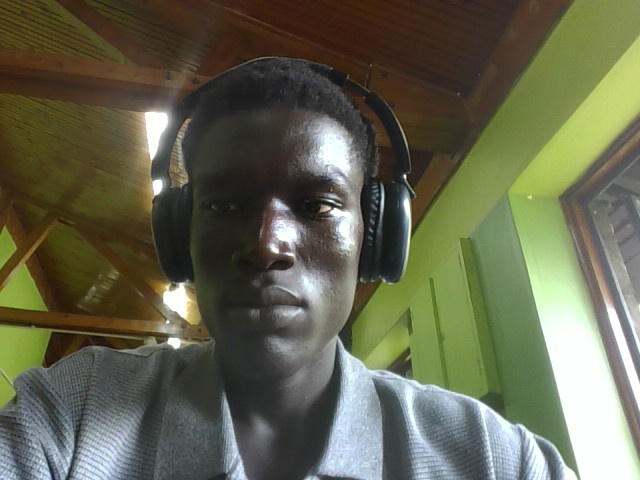
#> input picture dataset/raw/John_Doe/John_Doe_001.jpg, 640 x 480 px, given in place of the camera
$ python capture_images.py
#> lines starting #> are read from the running program, lines starting #| are printed output that depends on the picture
"""
Image Acquisition Script for Face Recognition Access Control System
==================================================================
Captures multiple images from webcam for each person and saves them
to a structured folder (dataset/raw/person_name/).
Uses OpenCV VideoCapture - suitable for introductory AI class.
"""

import cv2
import os

# Configuration - easy to change for your project
DATASET_RAW_DIR = "dataset/raw"
NUM_IMAGES_TO_CAPTURE = 25  # 20-30 range; adjust as needed
DELAY_BETWEEN_CAPTURES_MS = 200  # Pause AFTER capturing so images have natural variation

# If your webcam acts like a "selfie" camera, mirroring makes it feel natural.
# This also affects what gets saved (so training data matches what you saw).
MIRROR_IMAGE = True

# Resize preview window for better visibility on smaller screens.
# Saving uses the original frame size.
PREVIEW_WIDTH = 900

# Optional: draw face detection rectangle on the live preview
SHOW_FACE_BOX = True

# Haar cascade used for live preview face detection
HAAR_CASCADE_PATH = cv2.data.haarcascades + "haarcascade_frontalface_default.xml"

QUIT_KEYS = {ord("q"), ord("Q")}
KEY_POLL_MS = 10  # How often we poll for key presses during pauses


def get_person_name():
    """
    Ask user to enter their name or ID.
    Sanitizes the input for use as a folder name (no spaces/special chars).
    """
    name = input("Enter your name or ID (e.g., John_Doe or 001): ").strip()
#> the answer given: dataset/raw/John_Doe/John_Doe_001.jpg
    if not name:
        raise ValueError("Name/ID cannot be empty.")
    # Replace spaces and problematic characters for folder names
    safe_name = "".join(c if c.isalnum() or c in "_-" else "_" for c in name)
    return safe_name


def ensure_output_dir(person_folder):
    """Create the output folder for this person if it doesn't exist."""
    os.makedirs(person_folder, exist_ok=True)
    print(f"Images will be saved to: {person_folder}")


def capture_images():
    """
    Main function: open webcam, get person name, capture NUM_IMAGES_TO_CAPTURE
    images with slight variations, and save to dataset/raw/person_name/.
    """
    # Get person identifier before opening camera
    try:
        person_name = get_person_name()
    except ValueError as e:
        print(f"Error: {e}")
        return

    # Build path: dataset/raw/PersonName/
    person_folder = os.path.join(DATASET_RAW_DIR, person_name)
    ensure_output_dir(person_folder)

    # Open webcam using DirectShow backend (often more reliable on Windows)
    cap = cv2.VideoCapture(0, cv2.CAP_DSHOW)

    # Request a standard resolution to make capture more consistent
    cap.set(cv2.CAP_PROP_FRAME_WIDTH, 640)
    cap.set(cv2.CAP_PROP_FRAME_HEIGHT, 480)

    if not cap.isOpened():
        print(
            "Error: Could not open webcam. "
            "The camera may be busy (close other apps using your webcam) or not connected."
        )
        return

    face_detector = None
    if SHOW_FACE_BOX:
        if not os.path.exists(HAAR_CASCADE_PATH):
            print(f"Warning: Haar cascade file not found at {HAAR_CASCADE_PATH}. Face box disabled.")
        else:
            face_detector = cv2.CascadeClassifier(HAAR_CASCADE_PATH)
            if face_detector.empty():
                print("Warning: Failed to load Haar cascade classifier. Face box disabled.")
                face_detector = None

    print("\nInstructions:")
    print("  - Look at the camera and move slightly (turn head, smile) for variety.")
    print("  - Press SPACE to capture an image.")
    print("  - Press Q to quit when you have enough images.")
    print(f"  - Target: about {NUM_IMAGES_TO_CAPTURE} images.\n")

    count = 0

    def should_quit(key_code: int) -> bool:
        """Helper so quitting works reliably for both 'q' and 'Q'."""
        return key_code in QUIT_KEYS

    while True:
        # Read one frame from the camera
        ret, frame = cap.read()
#> frame is the input picture: shape (480, 640, 3); mean B, G, R 79.5, 101.3, 100.1

        if not ret:
            print("Error: Could not read frame from camera.")
            break

        # Optionally mirror for a natural selfie-style preview
        frame_to_display = cv2.flip(frame, 1) if MIRROR_IMAGE else frame
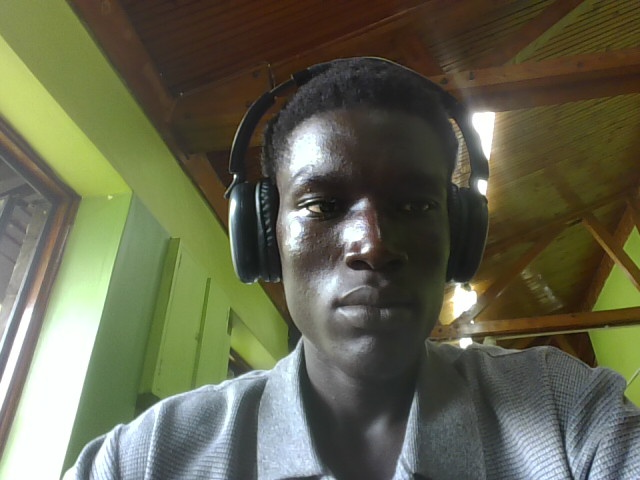
#> frame_to_display: shape (480, 640, 3); mean B, G, R 79.5, 101.3, 100.1
        display = frame_to_display.copy()

        # Resize preview (better visibility). Keep aspect ratio.
        if PREVIEW_WIDTH and display.shape[1] > PREVIEW_WIDTH:
            scale = PREVIEW_WIDTH / float(display.shape[1])
            new_w = int(display.shape[1] * scale)
            new_h = int(display.shape[0] * scale)
            display = cv2.resize(display, (new_w, new_h), interpolation=cv2.INTER_AREA)

        # Draw face bounding box on the preview so you can see detection working
        if face_detector is not None:
            gray = cv2.cvtColor(display, cv2.COLOR_BGR2GRAY)
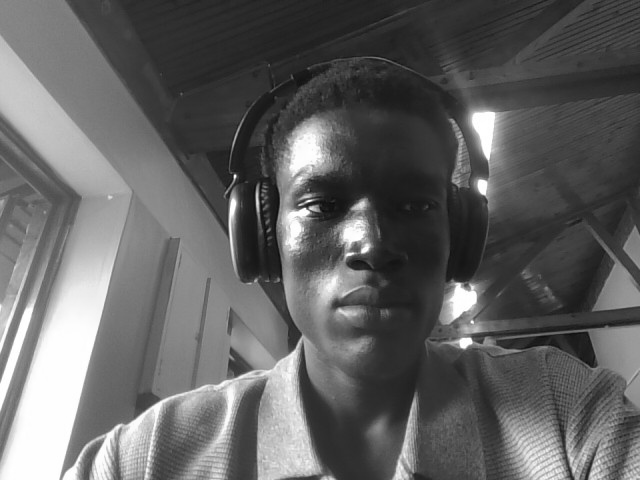
#> gray: shape (480, 640); min 10, max 255, mean 98.4
            faces = face_detector.detectMultiScale(
                gray,
                scaleFactor=1.1,
                minNeighbors=5,
                minSize=(50, 50),
            )
#> faces = ()
            if len(faces) > 0:
                # Pick the largest face for the box (usually closest to camera)
                x, y, w, h = max(faces, key=lambda r: r[2] * r[3])
                cv2.rectangle(display, (x, y), (x + w, y + h), (0, 255, 0), 2)
                cv2.putText(
                    display,
                    "Face detected",
                    (x, max(20, y - 10)),
                    cv2.FONT_HERSHEY_SIMPLEX,
                    0.7,
                    (0, 255, 0),
                    2,
                )
            else:
                cv2.putText(
                    display,
                    "No face detected - adjust position",
                    (10, 60),
                    cv2.FONT_HERSHEY_SIMPLEX,
                    0.7,
                    (0, 0, 255),
                    2,
                )

        cv2.putText(
            display,
            f"Captured: {count}/{NUM_IMAGES_TO_CAPTURE} - SPACE=Capture, q/Q=Quit",
            (10, 30),
            cv2.FONT_HERSHEY_SIMPLEX,
            0.7,
            (0, 255, 0),
            2,
        )
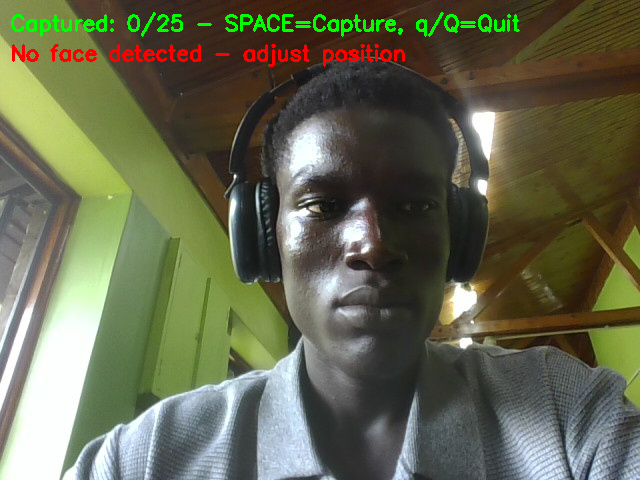
#> display: shape (480, 640, 3); mean B, G, R 78.8, 102.9, 100.8
        cv2.imshow("Face Capture - Press SPACE to capture, Q to quit", display)

        # Keep preview smooth; only pause AFTER a capture.
        key = cv2.waitKey(1) & 0xFF
#> (key q is pressed here)

        if should_quit(key):
            print("Quitting capture.")
            break

        if key == ord(" "):
            # Save this frame with a sequential number
            count += 1
            filename = os.path.join(person_folder, f"{person_name}_{count:03d}.jpg")
            # Save the same image you saw in the preview (mirrored if enabled)
            frame_to_save = frame_to_display
            cv2.imwrite(filename, frame_to_save)
            print(f"  Saved: {filename}")

            if count >= NUM_IMAGES_TO_CAPTURE:
                print(f"\nCaptured {count} images. You can press Q to quit or keep capturing.")
                # Optional: uncomment below to auto-stop at target count
                # break

            # Brief pause so you don't accidentally capture multiple very-similar frames.
            # During the pause we still poll for q/Q so quitting feels instant.
            remaining = DELAY_BETWEEN_CAPTURES_MS
            while remaining > 0:
                key2 = cv2.waitKey(min(KEY_POLL_MS, remaining)) & 0xFF
                if should_quit(key2):
                    cap.release()
                    cv2.destroyAllWindows()
                    print("Quitting capture.")
                    return
                remaining -= KEY_POLL_MS

    cap.release()
    cv2.destroyAllWindows()
    print(f"\nDone. Total images saved for '{person_name}': {count}")


if __name__ == "__main__":
    capture_images()

$ run again, on dataset/raw/John_Doe/John_Doe_004.jpg
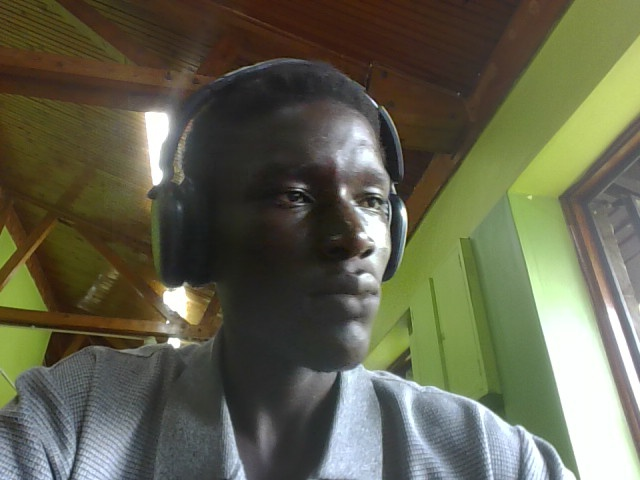
#> input picture dataset/raw/John_Doe/John_Doe_004.jpg, 640 x 480 px, given in place of the camera
#> in capture_images, frame is the input picture: shape (480, 640, 3); mean B, G, R 78.5, 99.1, 98.5
#> in capture_images, `gray = cv2.cvtColor(display, cv2.COLOR_BGR2GRAY)`:
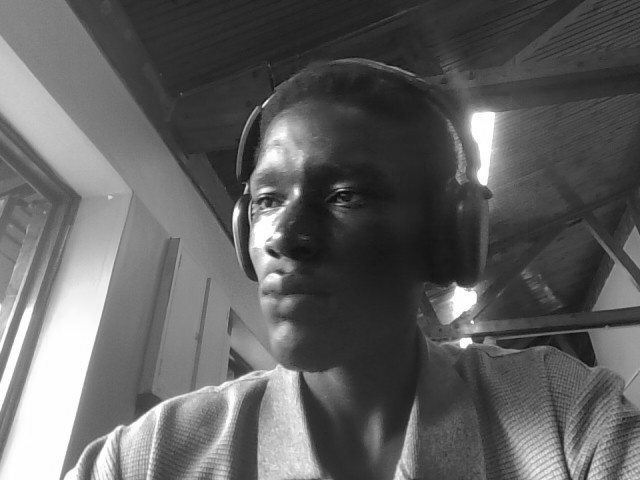
#> gray: shape (480, 640); min 7, max 255, mean 96.6
#> faces = ()
#> in capture_images, `cv2.putText( display, f"Captured: {count}/{NUM_IMAGES_TO_CAPTURE} - SP..`:
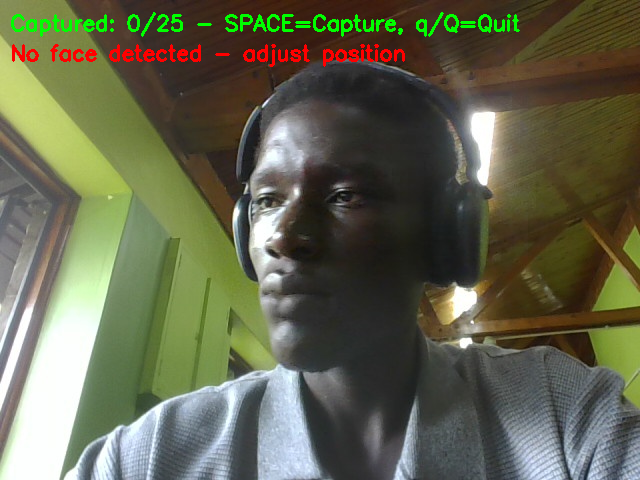
#> display: shape (480, 640, 3); mean B, G, R 77.7, 100.7, 99.2
